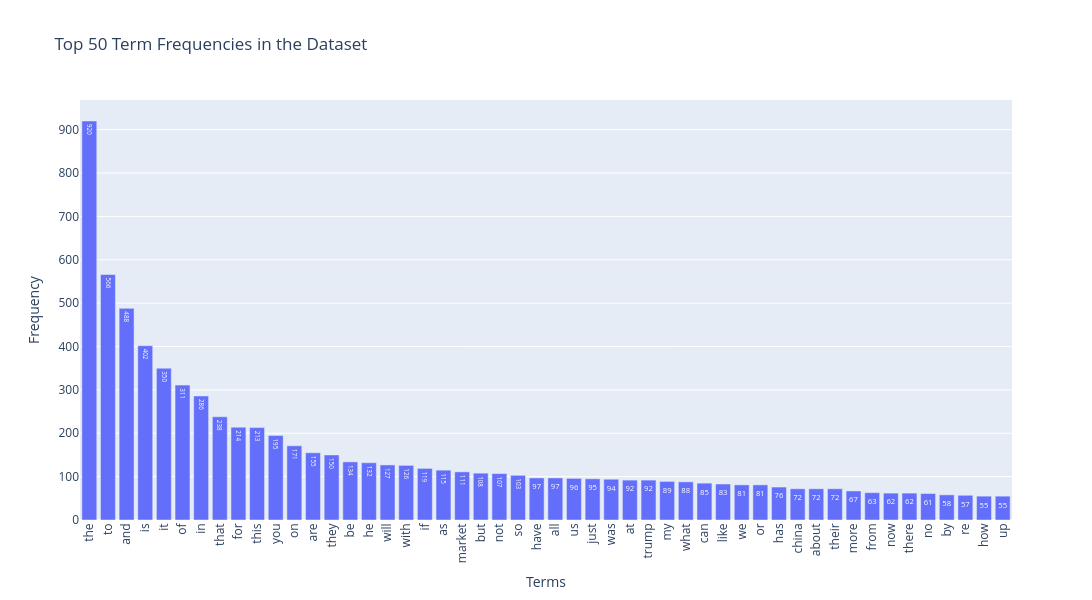

The notebook cell this image was saved under:
### Markdown cell above
### Exercise 14

### Code cell
import plotly.express as px
import numpy as np
import pandas as pd
count_vect = CountVectorizer()
X_counts = count_vect.fit_transform(df['text'].astype(str))

# Compute term frequencies
term_frequencies = np.array(X_counts.sum(axis=0)).flatten()

top_terms = 50

# Get indices of top-N terms sorted by frequency (descending)
top_idx = np.argsort(term_frequencies)[-top_terms:][::-1]

# Map indices to actual words
terms = count_vect.get_feature_names_out()[top_idx]
freqs = term_frequencies[top_idx]

# Build dataframe for plotting
df_plot = pd.DataFrame({
    "term": terms,
    "frequency": freqs
})

# Plot interactive bar chart
fig = px.bar(
    df_plot,
    x="term",
    y="frequency",
    title=f"Top {top_terms} Term Frequencies in the Dataset",
    labels={"term": "Terms", "frequency": "Frequency"},
    text="frequency"
)

# Adjust layout for readability
fig.update_layout(
    xaxis_tickangle=-90,
    height=600,
    width=2500  # adjust width as needed for your screen
)

fig.show()

### Figure 1 — Plotly figure (JSON) as saved in the notebook; plotly's stock layout.template omitted (floating-point values rounded to 4 significant figures)
{"data": [{"hovertemplate": "Terms=%{x}<br>Frequency=%{text}<extra></extra>", "legendgroup": "", "marker": {"color": "#636efa", "pattern": {"shape": ""}}, "name": "", "orientation": "v", "showlegend": false, "text": [920.0, 566.0, 488.0, 402.0, 350.0, 311.0, 286.0, 238.0, 214.0, 213.0, 195.0, 171.0, 155.0, 150.0, 134.0, 132.0, 127.0, 126.0, 119.0, 115.0, 111.0, 108.0, 107.0, 103.0, 97.0, 97.0, 96.0, 95.0, 94.0, 92.0, 92.0, 89.0, 88.0, 85.0, 83.0, 81.0, 81.0, 76.0, 72.0, 72.0, 72.0, 67.0, 63.0, 62.0, 62.0, 61.0, 58.0, 57.0, 55.0, 55.0], "textposition": "auto", "type": "bar", "x": ["the", "to", "and", "is", "it", "of", "in", "that", "for", "this", "you", "on", "are", "they", "be", "he", "will", "with", "if", "as", "market", "but", "not", "so", "have", "all", "us", "just", "was", "at", "trump", "my", "what", "can", "like", "we", "or", "has", "china", "about", "their", "more", "from", "now", "there", "no", "by", "re", "how", "up"], "xaxis": "x", "y": [920, 566, 488, 402, 350, 311, 286, 238, 214, 213, 195, 171, 155, 150, 134, 132, 127, 126, 119, 115, 111, 108, 107, 103, 97, 97, 96, 95, 94, 92, 92, 89, 88, 85, 83, 81, 81, 76, 72, 72, 72, 67, 63, 62, 62, 61, 58, 57, 55, 55], "yaxis": "y"}], "layout": {"barmode": "relative", "height": 600, "legend": {"tracegroupgap": 0}, "title": {"text": "Top 50 Term Frequencies in the Dataset"}, "width": 2500, "xaxis": {"anchor": "y", "domain": [0, 1], "tickangle": -90, "title": {"text": "Terms"}}, "yaxis": {"anchor": "x", "domain": [0, 1], "title": {"text": "Frequency"}}}}
